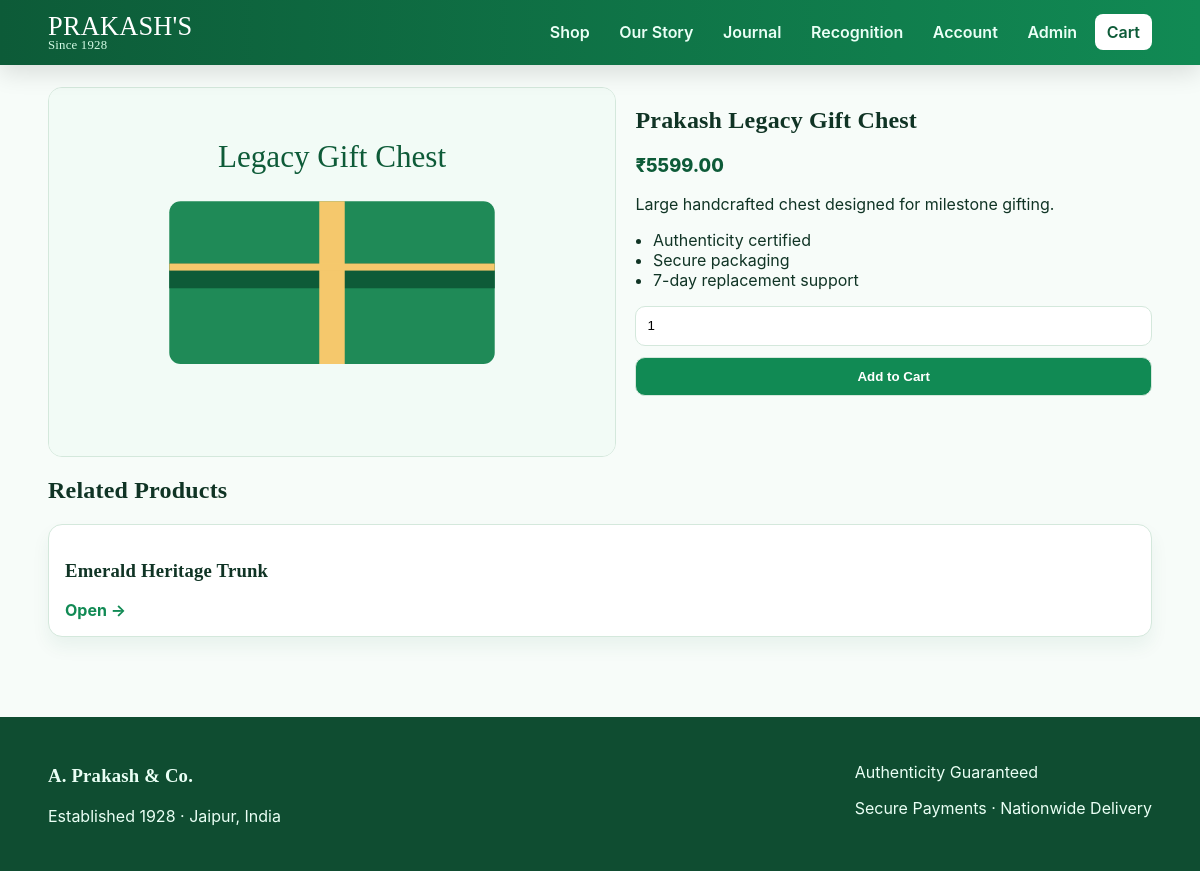
Page /product/prakash-legacy-gift-chest on the committed database.
### tables this page shows
CREATE TABLE products (
    id BIGINT UNSIGNED AUTO_INCREMENT PRIMARY KEY,
    category_id BIGINT UNSIGNED NOT NULL,
    name VARCHAR(190) NOT NULL,
    slug VARCHAR(220) NOT NULL UNIQUE,
    sku VARCHAR(80) NOT NULL UNIQUE,
    short_description VARCHAR(255) NULL,
    description TEXT NULL,
    specifications TEXT NULL,
    price DECIMAL(10,2) NOT NULL,
    compare_price DECIMAL(10,2) NULL,
    stock_quantity INT NOT NULL DEFAULT 0,
    popularity_score INT NOT NULL DEFAULT 0,
    is_featured TINYINT(1) NOT NULL DEFAULT 0,
    status ENUM('active', 'draft', 'archived') NOT NULL DEFAULT 'active',
    created_at TIMESTAMP DEFAULT CURRENT_TIMESTAMP,
    updated_at TIMESTAMP DEFAULT CURRENT_TIMESTAMP ON UPDATE CURRENT_TIMESTAMP,
    CONSTRAINT fk_products_category FOREIGN KEY (category_id) REFERENCES categories(id),
    INDEX idx_products_category (category_id),
    INDEX idx_products_status (status),
    FULLTEXT idx_products_name_desc (name, description)
);

### app/core/View.php (called while the page is built, shortened)
<?php
class View
{
    public static function render(string $template, array $data = []): void
    {
        extract($data, EXTR_SKIP);
        $templatePath = BASE_PATH . '/app/views/' . $template . '.php';
        require BASE_PATH . '/app/views/layouts/header.php';
        require $templatePath;
        require BASE_PATH . '/app/views/layouts/footer.php';
    }
}

### app/core/Controller.php (called while the page is built, shortened)
<?php
class Controller
{
    protected function view(string $template, array $data = []): void
    {
        View::render($template, $data);
    }
}

### app/controllers/ProductController.php (called while the page is built, shortened)
<?php
class ProductController extends Controller
{
    public function show(string $slug): void
    {
        $dummy = collectDummy($slug);
        $product = $dummy['product'];
        $related = $dummy['related'];
        try {
            $productModel = new Product();
            $dbProduct = $productModel->findBySlug($slug);
            if ($dbProduct) {
                $product = $dbProduct;
                $related = $productModel->related((int) $product['category_id'], (int) $product['id']);
            }
        } catch (Throwable) {
        }
        $this->view('product/show', [
            'title' => $product['name'],
            'product' => $product,
            'relatedProducts' => $related,
        ]);
    }
}
function collectDummy(string $slug): array
{
    $all = dummy_products();
    $product = null;
    foreach ($all as $item) {
        if ($item['slug'] === $slug) {
            $product = $item;
            break;
        }
    }
    return ['product' => $product, 'related' => array_slice($all, 0, 3)];
}

### index.php (called while the page is built, shortened)
<?php
require_once __DIR__ . '/config/config.php';
require_once __DIR__ . '/app/core/Router.php';
require_once __DIR__ . '/app/helpers/functions.php';
$router = new Router();
$router->dispatch($_SERVER['REQUEST_URI'] ?? '/', $_SERVER['REQUEST_METHOD'] ?? 'GET');

### config/config.php (called while the page is built, shortened)
<?php
spl_autoload_register(static function (string $class): void {
    $prefix = 'App\\';
    $relativeClass = substr($class, strlen($prefix));
    $relativePath = str_replace('\\', '/', $relativeClass) . '.php';
    $candidates = [
        BASE_PATH . '/app/' . $relativePath,
        BASE_PATH . '/app/' . lcfirst($relativePath),
        BASE_PATH . '/app/' . strtolower($relativePath),
    ];
    foreach ($candidates as $file) {
        if (file_exists($file)) {
            return;
        }
    }
});

### app/core/Database.php (called while the page is built, shortened)
<?php
class Database
{
    private static ?PDO $connection = null;
    public static function connection(): PDO
    {
        $dsn = sprintf('mysql:host=%s;dbname=%s;charset=utf8mb4', DB_HOST, DB_NAME);
        try {
            self::$connection = new PDO($dsn, DB_USER, DB_PASS, [
                PDO::ATTR_ERRMODE => PDO::ERRMODE_EXCEPTION,
                PDO::ATTR_DEFAULT_FETCH_MODE => PDO::FETCH_ASSOC,
                PDO::ATTR_EMULATE_PREPARES => false,
            ]);
        } catch (PDOException $exception) {
            throw new RuntimeException('Database connection failed. Configure .env.php for DB access.');
        }
        return self::$connection;
    }
}

### app/core/Model.php (called while the page is built, shortened)
<?php
abstract class Model
{
    public function __construct()
    {
        $this->db = Database::connection();
    }
}

### app/models/Product.php (called while the page is built, shortened)
<?php
class Product extends Model
{
    public function findBySlug(string $slug): ?array
    {
        $stmt = $this->db->prepare('SELECT * FROM products WHERE slug = :slug LIMIT 1');
        $stmt->execute([':slug' => $slug]);
        $product = $stmt->fetch();
        return $product ?: null;
    }
    public function related(int $categoryId, int $excludeId): array
    {
        $stmt = $this->db->prepare('SELECT * FROM products WHERE category_id = :category_id AND id != :exclude_id AND status = "active" LIMIT 4');
        $stmt->execute([':category_id' => $categoryId, ':exclude_id' => $excludeId]);
        return $stmt->fetchAll();
    }
}

### app/helpers/functions.php (called while the page is built, shortened)
<?php
function e(?string $value): string
{
    return htmlspecialchars((string) $value, ENT_QUOTES, 'UTF-8');
}

### app/views/product/show.php (the view, shortened to what this page needs)
<article class="product-layout">
    <img class="product-hero-image" src="<?= e($product['image'] ?? '/public/assets/images/products/gift-chest.svg') ?>" alt="<?= e($product['name']) ?>">
    <div>
        <h1><?= e($product['name']) ?></h1>
        <p class="price">₹<?= e((string) $product['price']) ?></p>
        <p><?= e($product['description'] ?? 'Premium handcrafted heritage item.') ?></p>
        <ul class="clean-list">
            <li>Authenticity certified</li>
            <li>Secure packaging</li>
            <li>7-day replacement support</li>
        </ul>
        <form method="post" action="/cart/add">
            <input type="number" name="quantity" value="1" min="1" max="10">
            <button type="submit">Add to Cart</button>
        </form>
    </div>
</article>
<h2>Related Products</h2>
<div class="product-grid">
    <?php foreach ($relatedProducts as $related): ?>
    <div class="product-card"><h3><?= e($related['name']) ?></h3><a class="text-link" href="/product/<?= e($related['slug']) ?>">Open →</a></div>
    <?php endforeach; ?>
</div>

### app/core/Router.php (shortened to what this page needs)
<?php
class Router
{
    private array $routes = ['GET' => [], 'POST' => []];
    public function get(string $path, array $action): void
    {
        $this->routes['GET'][] = ['pattern' => $this->pattern($path), 'action' => $action];
    }
    public function post(string $path, array $action): void
    {
        $this->routes['POST'][] = ['pattern' => $this->pattern($path), 'action' => $action];
    }
    public function dispatch(string $uri, string $method): void
    {
        $path = parse_url($uri, PHP_URL_PATH) ?: '/';
        $routes = $this->routes[$method] ?? [];
        foreach ($routes as $route) {
            if (preg_match($route['pattern'], $path, $matches)) {
                array_shift($matches);
                [$controllerClass, $controllerMethod] = $route['action'];
                $controller = new $controllerClass();
                $controller->$controllerMethod(...$matches);
                return;
            }
        }
    }
    private function pattern(string $path): string
    {
        $escaped = preg_replace('#\{[a-zA-Z_][a-zA-Z0-9_]*\}#', '([^/]+)', $path);
        return '#^' . $escaped . '$#';
    }
}

### app/views/layouts/header.php (shortened to what this page needs)
<!doctype html>
<html lang="en">
<head>
    <link rel="stylesheet" href="/public/assets/css/styles.css">
</head>
<body>
<header class="topbar">
    <div class="container nav-wrap">
        <a href="/" class="brand">PRAKASH'S <span>Since 1928</span></a>
        <nav class="main-nav" data-menu>
            <a href="/shop">Shop</a>
            <a href="/our-story">Our Story</a>
            <a href="/blog">Journal</a>
            <a href="/reviews-recognition">Recognition</a>
            <a href="/account">Account</a>
            <a href="/admin">Admin</a>
            <a href="/cart" class="pill">Cart</a>
        </nav>
    </div>
</header>
<main class="container main-space">

### app/views/layouts/footer.php
</main>
<footer class="site-footer">
    <div class="container footer-grid">
        <div>
            <h3>A. Prakash & Co.</h3>
            <p>Established 1928 · Jaipur, India</p>
        </div>
        <div>
            <p>Authenticity Guaranteed</p>
            <p>Secure Payments · Nationwide Delivery</p>
        </div>
    </div>
</footer>
</body>
</html>

### public/assets/css/styles.css (style rules this page uses)
:root { --green-900:#0d5b38; --green-700:#118a54; --green-500:#22b573; --mint:#eaf8f1; --gold:#d7a84a; --ink:#103425; --paper:#f7fcf9; --line:#d4e8dc; }
* { box-sizing:border-box }
body { margin:0;font-family:Inter,system-ui,Arial,sans-serif;background:var(--paper);color:var(--ink) }
h1,h2,h3,.brand { font-family:Georgia,'Times New Roman',serif;letter-spacing:.2px }
.container { width:min(1150px,92%);margin:0 auto }
.main-space { padding:1.4rem 0 3rem }
.topbar { position:sticky;top:0;z-index:50;background:linear-gradient(90deg,var(--green-900),var(--green-700));box-shadow:0 8px 24px #0000001f }
.nav-wrap { display:flex;align-items:center;justify-content:space-between;gap:1rem;padding:.8rem 0 }
.brand { color:#fff;text-decoration:none;font-size:1.65rem;line-height:1 }
.brand span { display:block;font-size:.8rem;color:#d5fce7 }
.main-nav { display:flex;gap:.35rem;align-items:center }
.main-nav a { color:#eafff6;text-decoration:none;padding:.5rem .75rem;border-radius:8px;font-weight:600 }
.main-nav .pill { background:#fff;color:var(--green-900) }
.product-grid { display:grid;grid-template-columns:repeat(auto-fit,minmax(220px,1fr));gap:1rem;margin-top:1rem }
.product-card,.card-block { background:#fff;border:1px solid var(--line);border-radius:14px;padding:1rem;box-shadow:0 10px 18px #0d5b3810 }
.price { font-size:1.14rem;font-weight:800;color:var(--green-900) }
.text-link { color:var(--green-700);font-weight:700;text-decoration:none }
input,select,textarea,button { width:100%;padding:.7rem;margin-bottom:.7rem;border:1px solid var(--line);border-radius:10px;background:#fff }
button { background:var(--green-700);color:#fff;font-weight:700;cursor:pointer }
.product-layout { display:grid;grid-template-columns:1.1fr 1fr;gap:1.2rem;align-items:start }
.product-hero-image { width:100%;border-radius:14px;border:1px solid var(--line) }
.clean-list { padding-left:1.1rem }
.site-footer { background:#0f4d31;color:#eafff5;padding:1.8rem 0;margin-top:2rem }
.footer-grid { display:flex;justify-content:space-between;gap:1rem;flex-wrap:wrap }

### rows in the picture
products: name "Prakash Legacy Gift Chest", price "5599.00", description "Large handcrafted chest designed for milestone gifting."
products: name "Emerald Heritage Trunk"
